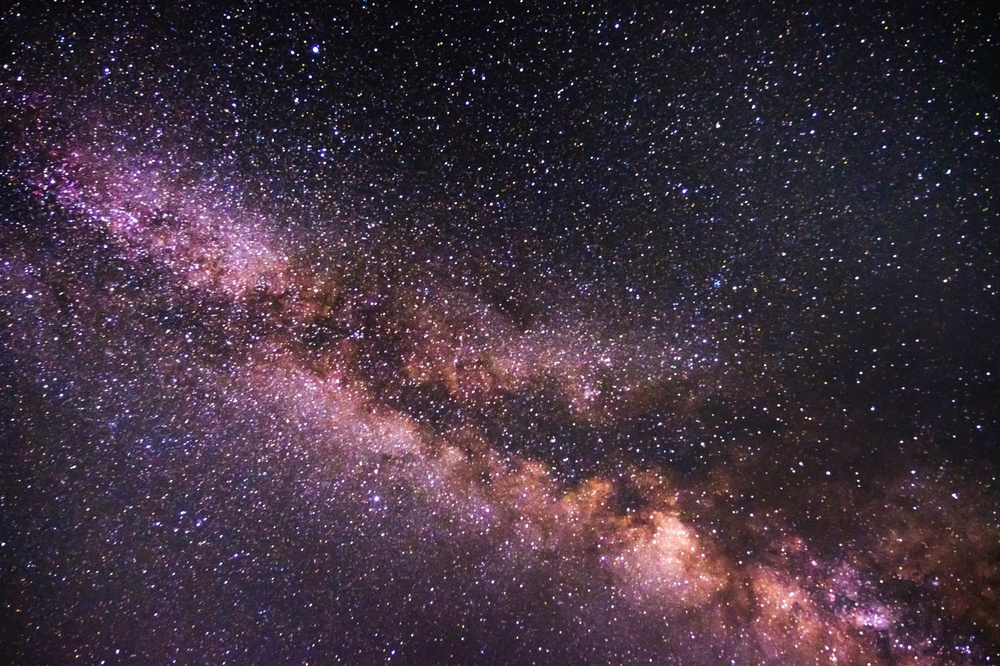
%> input picture image/hoshizora.jpg, 1000 x 666 px, shrunk from 1600 x 1066 before the run
$ octave kadai3_3.m   (GNU Octave 9; MATLAB toolbox functions it lacks are replaced by stand-ins)
%> lines starting %> are read from the running program, lines starting %| are printed output that depends on the picture; in (x1, y1, x2, y2) boxes, pixels count from 0 and x2, y2 are one past the last pixel; in counts of white or black regions, pixels touching at a corner belong together; the program's own positions count from 1
clear; % 変数のオールクリア

ORG=imread('hoshizora.jpg'); % 原画像の入力
%> ORG is the input picture: size 666x1000x3 uint8; mean R, G, B 65.7, 49.6, 62.6
ORG= rgb2gray(ORG); % カラー画像を白黒濃淡画像へ変換
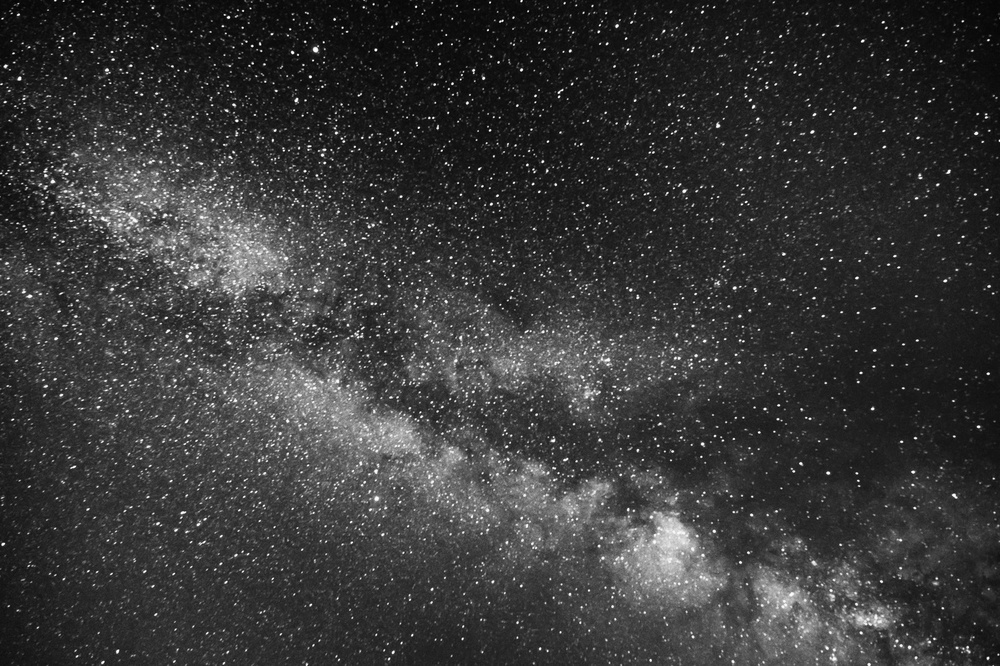
%> ORG: size 666x1000 uint8; min 0, max 254, mean 55.9

imagesc(ORG); colormap(gray); colorbar; % 画像の表示
pause;

IMG = ORG > 32; % 輝度値が64以上の画素を1，その他を0に変換
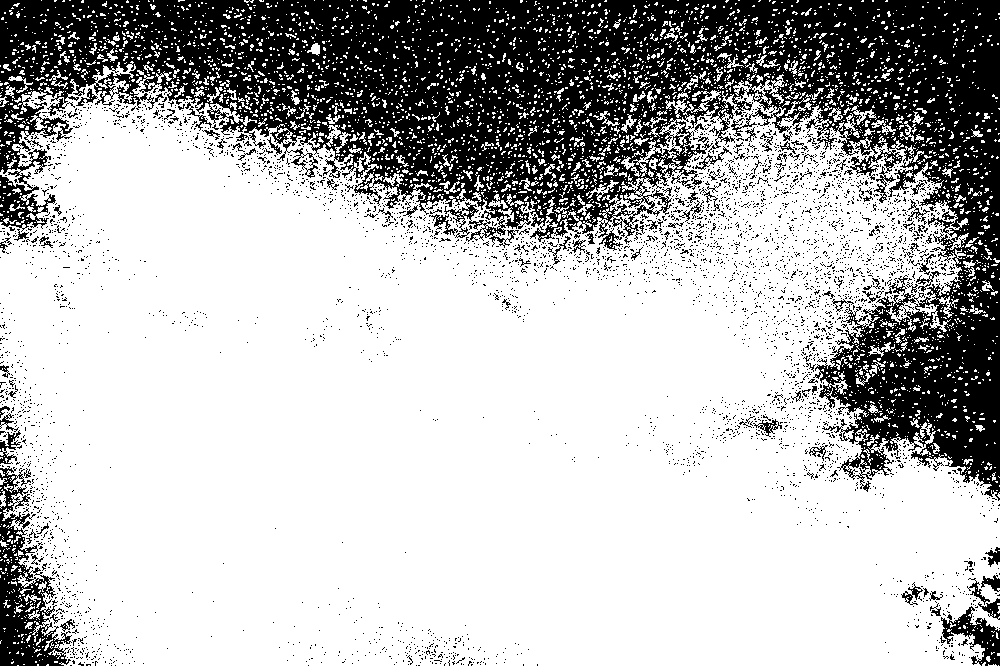
%> IMG: size 666x1000 logical; 72.2% white; 4429 black regions (4313 under 20 px), largest, box (x1, y1, x2, y2) and area: (0, 0, 1000, 501) 161577, (0, 466, 72, 666) 5749, (941, 606, 1000, 666) 1403
imagesc(IMG); colormap(gray); colorbar;
pause;

IMG = ORG > 64;
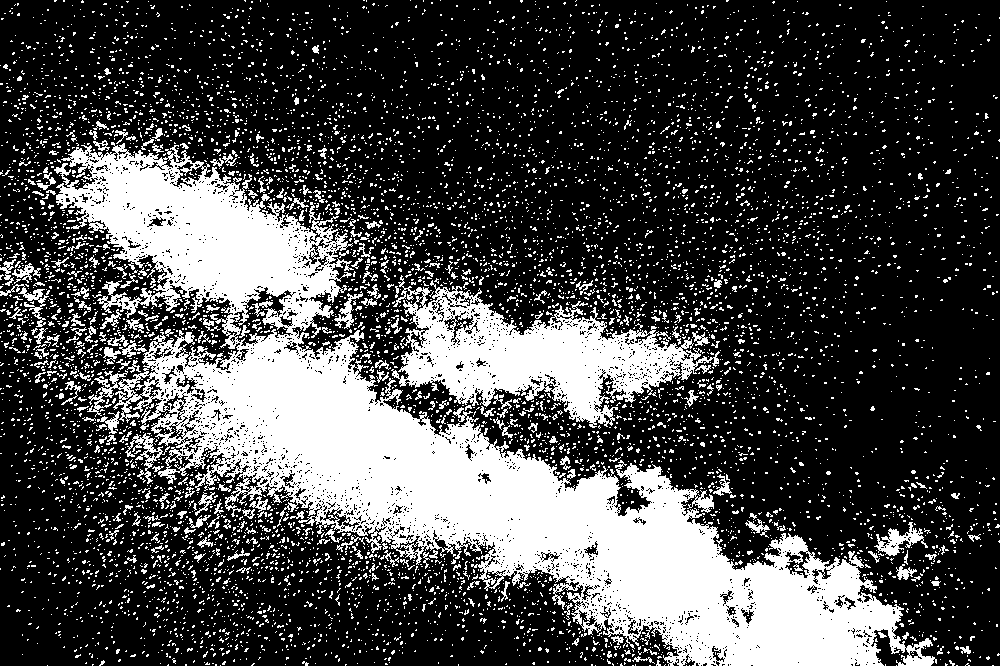
%> IMG: size 666x1000 logical; 28% white; 7400 white regions (7086 under 20 px), largest, box (x1, y1, x2, y2) and area: (54, 142, 937, 666) 120850, (391, 275, 720, 428) 20376, (874, 522, 928, 556) 675
imagesc(IMG); colormap(gray); colorbar;
pause;

IMG = ORG > 128;
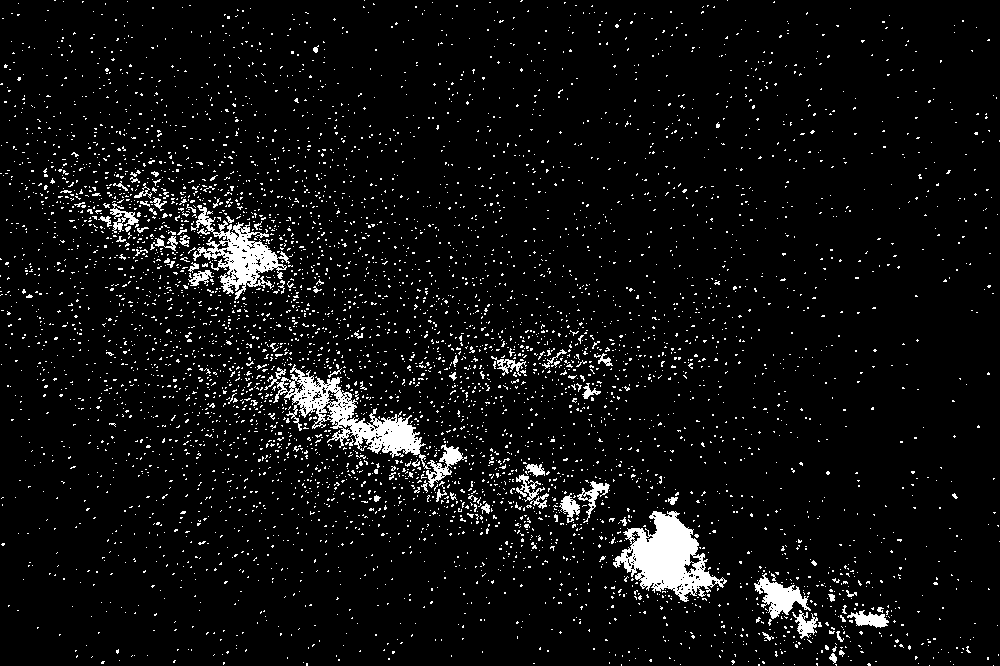
%> IMG: size 666x1000 logical; 5.7% white; 5442 white regions (5352 under 20 px), largest, box (x1, y1, x2, y2) and area: (613, 511, 727, 602) 4778, (264, 364, 431, 469) 4370, (191, 205, 290, 300) 3069
imagesc(IMG); colormap(gray); colorbar;
pause;

IMG = ORG > 256;
%> IMG: size 666x1000 logical; every value is 0
imagesc(IMG); colormap(gray); colorbar;
